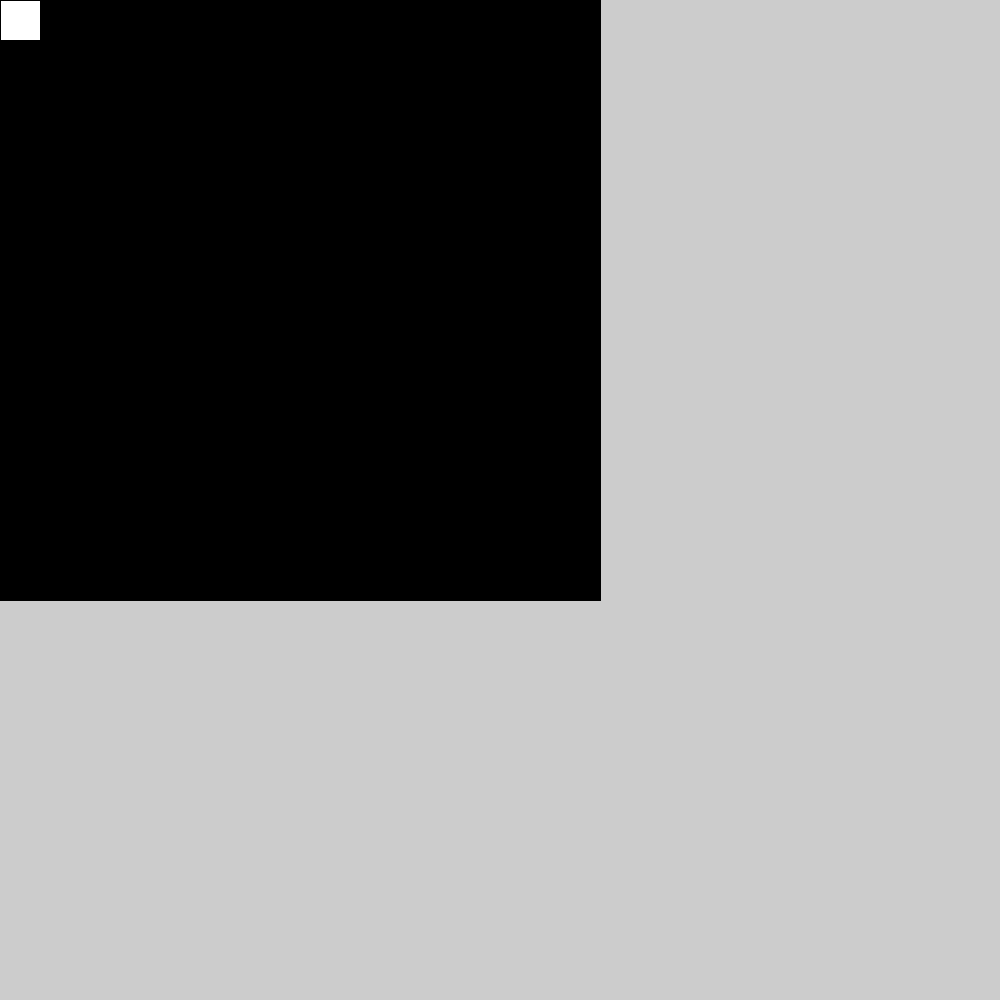
Frame 1 (no input)
Frame 60 (the mouse pressed at the canvas centre just before this capture): identical to frame 1, image omitted
Frame 120 (the mouse held since frame 60 and released just before this capture): identical to frame 1, image omitted

The Processing sketch that drew this single still picture (run headless with seeded random() and noise(); from frame 60 on, the mouse is pressed at the canvas centre):

// Processing sketch: debugging10
// ── debugging10.pde
int[] board = new int[8];


void setup()
{
    size(1000,1000);
    drawGrid(15, 15, 40);
}

void draw() {

}

void drawGrid(int numberOfHorizontalCells, int numberOfVerticalCells, int cellSideLength)
{
    for (int x = 0; x < numberOfHorizontalCells; x++)
 {   
        for (int y = 0; y < numberOfVerticalCells; y++)
        {
         
            if (x % 2 == 0 && y % 2==1)
            {
             
                fill(0);
              
            
            }else if (y % 2==1 && x % 2 == 0 ){
              
                fill(255);
              
            }
            rect(x * cellSideLength, y * cellSideLength, cellSideLength, cellSideLength);  
            
        }
    }
}
